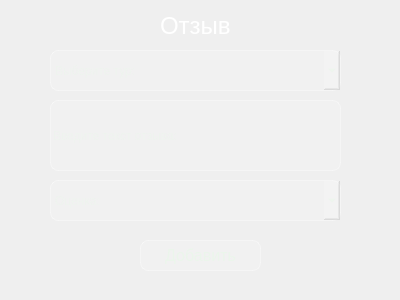
<?xml version="1.0" encoding="UTF-8"?>
<ui version="4.0">
 <class>Dialog</class>
 <widget class="QDialog" name="Dialog">
  <property name="geometry">
   <rect>
    <x>0</x>
    <y>0</y>
    <width>400</width>
    <height>300</height>
   </rect>
  </property>
  <property name="windowTitle">
   <string>Dialog</string>
  </property>
  <property name="styleSheet">
   <string notr="true">background-color: qlineargradient(spread:pad, x1:1, y1:1, x2:0, y2:0,
    stop:0 rgba(20, 65, 30, 255),
    stop:0.427447 rgba(35, 95, 55, 235),
    stop:1 rgba(110, 160, 90, 255));</string>
  </property>
  <widget class="QLabel" name="label_Guide">
   <property name="geometry">
    <rect>
     <x>160</x>
     <y>10</y>
     <width>71</width>
     <height>31</height>
    </rect>
   </property>
   <property name="styleSheet">
    <string notr="true">background-color: none;
font-size: 24px;
border: none;
color: white;</string>
   </property>
   <property name="text">
    <string>Отзыв</string>
   </property>
  </widget>
  <widget class="QComboBox" name="comboBox">
   <property name="geometry">
    <rect>
     <x>50</x>
     <y>50</y>
     <width>291</width>
     <height>41</height>
    </rect>
   </property>
   <property name="styleSheet">
    <string notr="true">background-color: rgba(255, 255, 255, 0.15);
color: rgb(235, 245, 235);
border: 1px solid rgba(255, 255, 255, 0.35);
border-radius: 8px</string>
   </property>
   <property name="placeholderText">
    <string>Выберите тур:</string>
   </property>
  </widget>
  <widget class="QLineEdit" name="lineEdit_Login">
   <property name="geometry">
    <rect>
     <x>50</x>
     <y>100</y>
     <width>291</width>
     <height>71</height>
    </rect>
   </property>
   <property name="styleSheet">
    <string notr="true">background-color: rgba(255, 255, 255, 0.15);
color: rgb(235, 245, 235);
border: 1px solid rgba(255, 255, 255, 0.35);
border-radius: 8px</string>
   </property>
   <property name="placeholderText">
    <string>Введите текст отзыва:</string>
   </property>
  </widget>
  <widget class="QComboBox" name="comboBox_2">
   <property name="geometry">
    <rect>
     <x>50</x>
     <y>180</y>
     <width>291</width>
     <height>41</height>
    </rect>
   </property>
   <property name="styleSheet">
    <string notr="true">background-color: rgba(255, 255, 255, 0.15);
color: rgb(235, 245, 235);
border: 1px solid rgba(255, 255, 255, 0.35);
border-radius: 8px</string>
   </property>
   <property name="placeholderText">
    <string>Оценка:</string>
   </property>
  </widget>
  <widget class="QPushButton" name="pushButton_Login">
   <property name="geometry">
    <rect>
     <x>140</x>
     <y>240</y>
     <width>121</width>
     <height>31</height>
    </rect>
   </property>
   <property name="styleSheet">
    <string notr="true">background-color: rgba(255, 255, 255, 0.15);
color: rgb(235, 245, 235);
border: 1px solid rgba(255, 255, 255, 0.35);
border-radius: 8px;
font-size: 16px;</string>
   </property>
   <property name="text">
    <string>Добавить</string>
   </property>
  </widget>
 </widget>
 <resources/>
 <connections/>
</ui>
